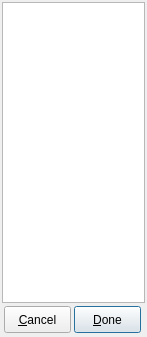
<?xml version="1.0" encoding="UTF-8"?>
<ui version="4.0">
 <class>Pagerid</class>
 <widget class="QDialog" name="Pagerid">
  <property name="geometry">
   <rect>
    <x>0</x>
    <y>0</y>
    <width>147</width>
    <height>337</height>
   </rect>
  </property>
  <property name="windowTitle">
   <string>Pager IDs</string>
  </property>
  <widget class="QPushButton" name="pbDone">
   <property name="geometry">
    <rect>
     <x>74</x>
     <y>306</y>
     <width>67</width>
     <height>27</height>
    </rect>
   </property>
   <property name="text">
    <string>&amp;Done</string>
   </property>
  </widget>
  <widget class="QListWidget" name="lwPagerIDs">
   <property name="geometry">
    <rect>
     <x>2</x>
     <y>2</y>
     <width>143</width>
     <height>301</height>
    </rect>
   </property>
  </widget>
  <widget class="QPushButton" name="pbCancel">
   <property name="geometry">
    <rect>
     <x>4</x>
     <y>306</y>
     <width>67</width>
     <height>27</height>
    </rect>
   </property>
   <property name="text">
    <string>&amp;Cancel</string>
   </property>
  </widget>
 </widget>
 <resources/>
 <connections/>
</ui>
